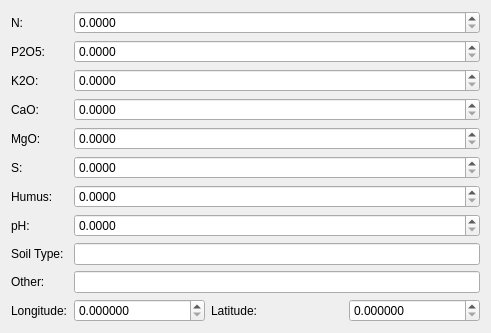
<?xml version="1.0" encoding="UTF-8"?>
<ui version="4.0">
 <class>ActionWizardSoilTestPageClass</class>
 <widget class="QWizardPage" name="ActionWizardSoilTestPageClass">
  <property name="geometry">
   <rect>
    <x>0</x>
    <y>0</y>
    <width>491</width>
    <height>301</height>
   </rect>
  </property>
  <property name="windowTitle">
   <string notr="true">Form</string>
  </property>
  <property name="title">
   <string>Soil Sample</string>
  </property>
  <property name="subTitle">
   <string>add ...</string>
  </property>
  <layout class="QFormLayout" name="formLayout">
   <item row="0" column="0">
    <widget class="QLabel" name="label">
     <property name="text">
      <string notr="true">N:</string>
     </property>
    </widget>
   </item>
   <item row="0" column="1">
    <widget class="QDoubleSpinBox" name="dsbN">
     <property name="decimals">
      <number>4</number>
     </property>
     <property name="maximum">
      <double>999999999.990000009536743</double>
     </property>
    </widget>
   </item>
   <item row="1" column="0">
    <widget class="QLabel" name="label_3">
     <property name="text">
      <string notr="true">P2O5:</string>
     </property>
    </widget>
   </item>
   <item row="1" column="1">
    <widget class="QDoubleSpinBox" name="dsbP2O5">
     <property name="decimals">
      <number>4</number>
     </property>
     <property name="maximum">
      <double>999999999.990000009536743</double>
     </property>
    </widget>
   </item>
   <item row="2" column="0">
    <widget class="QLabel" name="label_4">
     <property name="text">
      <string notr="true">K2O:</string>
     </property>
    </widget>
   </item>
   <item row="2" column="1">
    <widget class="QDoubleSpinBox" name="dsbK2O">
     <property name="decimals">
      <number>4</number>
     </property>
     <property name="maximum">
      <double>999999999.990000009536743</double>
     </property>
    </widget>
   </item>
   <item row="3" column="0">
    <widget class="QLabel" name="label_2">
     <property name="text">
      <string notr="true">CaO:</string>
     </property>
    </widget>
   </item>
   <item row="3" column="1">
    <widget class="QDoubleSpinBox" name="dsbCaO">
     <property name="decimals">
      <number>4</number>
     </property>
     <property name="maximum">
      <double>999999999.990000009536743</double>
     </property>
    </widget>
   </item>
   <item row="4" column="0">
    <widget class="QLabel" name="label_5">
     <property name="text">
      <string notr="true">MgO:</string>
     </property>
    </widget>
   </item>
   <item row="4" column="1">
    <widget class="QDoubleSpinBox" name="dsbMgO">
     <property name="decimals">
      <number>4</number>
     </property>
     <property name="maximum">
      <double>999999999.990000009536743</double>
     </property>
    </widget>
   </item>
   <item row="5" column="0">
    <widget class="QLabel" name="label_11">
     <property name="text">
      <string notr="true">S:</string>
     </property>
    </widget>
   </item>
   <item row="5" column="1">
    <widget class="QDoubleSpinBox" name="dsbS">
     <property name="decimals">
      <number>4</number>
     </property>
     <property name="maximum">
      <double>999999999.990000009536743</double>
     </property>
    </widget>
   </item>
   <item row="6" column="0">
    <widget class="QLabel" name="label_6">
     <property name="text">
      <string>Humus:</string>
     </property>
    </widget>
   </item>
   <item row="6" column="1">
    <widget class="QDoubleSpinBox" name="dsbHumus">
     <property name="decimals">
      <number>4</number>
     </property>
     <property name="maximum">
      <double>999999999.990000009536743</double>
     </property>
    </widget>
   </item>
   <item row="8" column="0">
    <widget class="QLabel" name="label_7">
     <property name="text">
      <string>Soil Type:</string>
     </property>
    </widget>
   </item>
   <item row="8" column="1">
    <widget class="QLineEdit" name="leSoilType"/>
   </item>
   <item row="9" column="0">
    <widget class="QLabel" name="label_8">
     <property name="text">
      <string>Other:</string>
     </property>
    </widget>
   </item>
   <item row="9" column="1">
    <widget class="QLineEdit" name="leOther"/>
   </item>
   <item row="10" column="0">
    <widget class="QLabel" name="label_9">
     <property name="text">
      <string>Longitude:</string>
     </property>
    </widget>
   </item>
   <item row="10" column="1">
    <layout class="QHBoxLayout" name="horizontalLayout">
     <item>
      <widget class="QDoubleSpinBox" name="dsbLon">
       <property name="decimals">
        <number>6</number>
       </property>
       <property name="maximum">
        <double>999999999.990000009536743</double>
       </property>
      </widget>
     </item>
     <item>
      <widget class="QLabel" name="label_10">
       <property name="text">
        <string>Latitude:</string>
       </property>
      </widget>
     </item>
     <item>
      <widget class="QDoubleSpinBox" name="dsbLat">
       <property name="decimals">
        <number>6</number>
       </property>
       <property name="maximum">
        <double>999999999.990000009536743</double>
       </property>
      </widget>
     </item>
    </layout>
   </item>
   <item row="7" column="0">
    <widget class="QLabel" name="label_12">
     <property name="text">
      <string notr="true">pH:</string>
     </property>
    </widget>
   </item>
   <item row="7" column="1">
    <widget class="QDoubleSpinBox" name="dsbPh">
     <property name="decimals">
      <number>4</number>
     </property>
     <property name="maximum">
      <double>14.000000000000000</double>
     </property>
    </widget>
   </item>
  </layout>
 </widget>
 <tabstops>
  <tabstop>dsbN</tabstop>
  <tabstop>dsbP2O5</tabstop>
  <tabstop>dsbK2O</tabstop>
  <tabstop>dsbCaO</tabstop>
  <tabstop>dsbMgO</tabstop>
  <tabstop>dsbS</tabstop>
  <tabstop>dsbHumus</tabstop>
  <tabstop>dsbPh</tabstop>
  <tabstop>leSoilType</tabstop>
  <tabstop>leOther</tabstop>
  <tabstop>dsbLon</tabstop>
  <tabstop>dsbLat</tabstop>
 </tabstops>
 <resources/>
 <connections/>
</ui>
